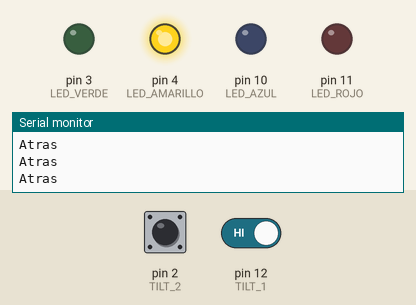
Recording of a sketch running on a simulated Arduino Uno, built with avr-gcc and run on an emulated ATmega328P. On the bench: output pins drawn as LEDs (lit = HIGH), the last lines printed to the serial monitor. Dashed ring = blinking. The test bench sets the inputs (shaded band); at power-on: pin 2 (TILT_2) HIGH, pin 12 (TILT_1) HIGH.

Above: at 1.2 s.
1.3 s: pin 2 (TILT_2) driven LOW
At 2.5 s:
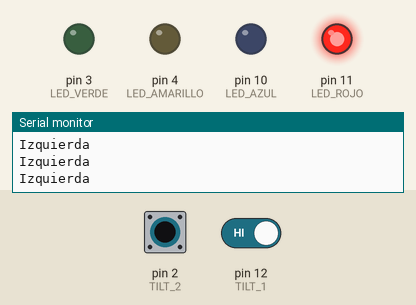
2.8 s: pin 12 (TILT_1) driven LOW
At 4.0 s:
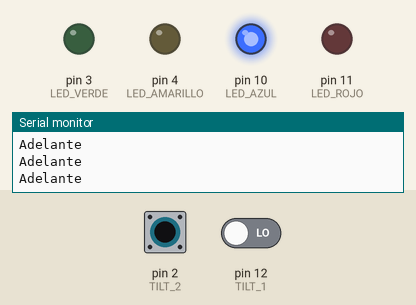
4.3 s: pin 2 (TILT_2) driven HIGH
At 5.2 s:
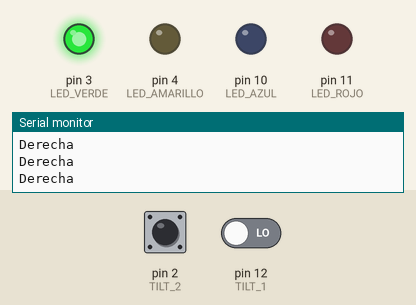
5.8 s: pin 12 (TILT_1) driven HIGH
At 6.2 s:
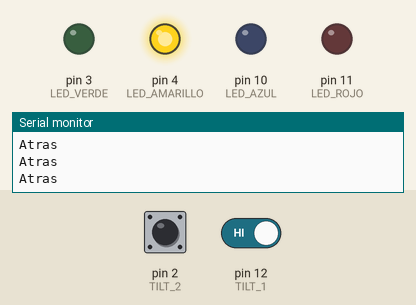
7.3 s: pin 2 (TILT_2) pulsed LOW 5 times (0.12 s each, 0.3 s apart)
At 7.51 s:
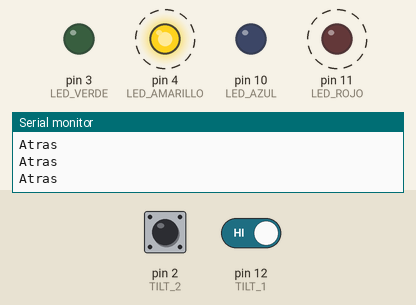
11.8 s: pin 2 (TILT_2) pulsed LOW 5 times (0.12 s each, 0.3 s apart)
At 13.5 s:
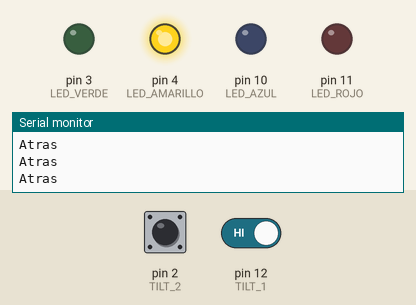
Timing chart, 0 to 15.0 s (numbered marks = the images above; inputs shaded):
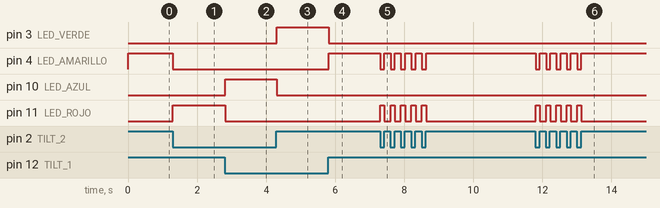

Measured:
- after the input at 1.3 s, pin 4 (LED_AMARILLO): HIGH → LOW at once; pin 11 (LED_ROJO): LOW → HIGH at once
- after the input at 2.8 s, pin 10 (LED_AZUL): LOW → HIGH at once; pin 11 (LED_ROJO): HIGH → LOW at once
- after the input at 4.3 s, pin 3 (LED_VERDE): LOW → HIGH at once; pin 10 (LED_AZUL): HIGH → LOW at once
- after the input at 5.8 s, pin 3 (LED_VERDE): HIGH → LOW at once; pin 4 (LED_AMARILLO): LOW → HIGH at once
- after the input at 7.3 s, pin 4 (LED_AMARILLO): alternates HIGH for 0.17 s and LOW for 0.13 s, 10 changes in all, then stays HIGH, starting at once; pin 11 (LED_ROJO): alternates HIGH for 0.13 s and LOW for 0.17 s, 10 changes in all, then stays LOW, starting at once
- after the input at 11.8 s, pin 4 (LED_AMARILLO): alternates HIGH for 0.17 s and LOW for 0.13 s, 10 changes in all, then stays HIGH, starting at once; pin 11 (LED_ROJO): alternates HIGH for 0.13 s and LOW for 0.17 s, 10 changes in all, then stays LOW, starting at once

The sketch:

05_volante.ino
```cpp
const int LED_ROJO = 11;
const int LED_AZUL = 10;
const int LED_AMARILLO = 4;
const int LED_VERDE = 3;

const int TILT_1 = 12;
const int TILT_2 = 2;

void setup()
{
  Serial.begin(9600);
  pinMode(LED_ROJO,OUTPUT);
  pinMode(LED_AZUL,OUTPUT);
  pinMode(LED_AMARILLO,OUTPUT);
  pinMode(LED_VERDE,OUTPUT);
  pinMode(TILT_1,INPUT_PULLUP);
  pinMode(TILT_2,INPUT_PULLUP);
}
void loop()
{
  if (digitalRead(TILT_1)==LOW)
  {
     if (digitalRead(TILT_2)==LOW)
    {
		digitalWrite(LED_AZUL,HIGH);
        digitalWrite(LED_ROJO,LOW);
      	digitalWrite(LED_AMARILLO,LOW);
      	digitalWrite(LED_VERDE,LOW);
        Serial.println("Adelante");
    }
    else
    {
		digitalWrite(LED_VERDE,HIGH);
      	digitalWrite(LED_ROJO,LOW);
      	digitalWrite(LED_AZUL,LOW);
      	digitalWrite(LED_AMARILLO,LOW);
      	Serial.println("Derecha");
    }
  }
  else
  {
    if (digitalRead(TILT_2)==LOW)
    {
		digitalWrite(LED_ROJO,HIGH);
      	digitalWrite(LED_AZUL,LOW);
      	digitalWrite(LED_AMARILLO,LOW);
      	digitalWrite(LED_VERDE,LOW);
      	Serial.println("Izquierda");
    }
    else
    {
		digitalWrite(LED_AMARILLO,HIGH);
      	digitalWrite(LED_ROJO,LOW);
      	digitalWrite(LED_AZUL,LOW);
      	digitalWrite(LED_VERDE,LOW);
      	Serial.println("Atras");
    }
  }
}
```
